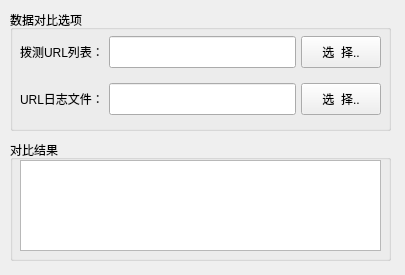
<?xml version="1.0" encoding="UTF-8"?>
<ui version="4.0">
 <class>Form</class>
 <widget class="QWidget" name="Form">
  <property name="geometry">
   <rect>
    <x>0</x>
    <y>0</y>
    <width>405</width>
    <height>275</height>
   </rect>
  </property>
  <property name="font">
   <font>
    <family>Segoe UI</family>
    <pointsize>9</pointsize>
   </font>
  </property>
  <property name="windowTitle">
   <string>数据对比</string>
  </property>
  <property name="locale">
   <locale language="Chinese" country="China"/>
  </property>
  <widget class="QGroupBox" name="groupBox_path">
   <property name="geometry">
    <rect>
     <x>10</x>
     <y>10</y>
     <width>381</width>
     <height>121</height>
    </rect>
   </property>
   <property name="title">
    <string>数据对比选项</string>
   </property>
   <widget class="QWidget" name="layoutWidget">
    <property name="geometry">
     <rect>
      <x>10</x>
      <y>20</y>
      <width>361</width>
      <height>91</height>
     </rect>
    </property>
    <layout class="QGridLayout" name="gridLayout">
     <property name="topMargin">
      <number>6</number>
     </property>
     <property name="bottomMargin">
      <number>6</number>
     </property>
     <property name="horizontalSpacing">
      <number>5</number>
     </property>
     <property name="verticalSpacing">
      <number>15</number>
     </property>
     <item row="0" column="0">
      <widget class="QLabel" name="label">
       <property name="text">
        <string>拨测URL列表：</string>
       </property>
      </widget>
     </item>
     <item row="0" column="1">
      <widget class="QLineEdit" name="lineEdit_urlpath">
       <property name="sizePolicy">
        <sizepolicy hsizetype="Expanding" vsizetype="Preferred">
         <horstretch>0</horstretch>
         <verstretch>0</verstretch>
        </sizepolicy>
       </property>
       <property name="readOnly">
        <bool>true</bool>
       </property>
      </widget>
     </item>
     <item row="0" column="2">
      <widget class="QPushButton" name="btn_chooseurl">
       <property name="sizePolicy">
        <sizepolicy hsizetype="Minimum" vsizetype="Preferred">
         <horstretch>0</horstretch>
         <verstretch>0</verstretch>
        </sizepolicy>
       </property>
       <property name="text">
        <string>选  择..</string>
       </property>
      </widget>
     </item>
     <item row="1" column="0">
      <widget class="QLabel" name="label_2">
       <property name="text">
        <string>URL日志文件：</string>
       </property>
      </widget>
     </item>
     <item row="1" column="1">
      <widget class="QLineEdit" name="lineEdit_logpath">
       <property name="sizePolicy">
        <sizepolicy hsizetype="Expanding" vsizetype="Preferred">
         <horstretch>0</horstretch>
         <verstretch>0</verstretch>
        </sizepolicy>
       </property>
       <property name="readOnly">
        <bool>true</bool>
       </property>
      </widget>
     </item>
     <item row="1" column="2">
      <widget class="QPushButton" name="btn_chooselog">
       <property name="sizePolicy">
        <sizepolicy hsizetype="Minimum" vsizetype="Preferred">
         <horstretch>0</horstretch>
         <verstretch>0</verstretch>
        </sizepolicy>
       </property>
       <property name="text">
        <string>选  择..</string>
       </property>
      </widget>
     </item>
    </layout>
   </widget>
  </widget>
  <widget class="QGroupBox" name="groupBox_result">
   <property name="geometry">
    <rect>
     <x>10</x>
     <y>140</y>
     <width>381</width>
     <height>121</height>
    </rect>
   </property>
   <property name="title">
    <string>对比结果</string>
   </property>
   <widget class="QTextEdit" name="textEdit">
    <property name="geometry">
     <rect>
      <x>10</x>
      <y>20</y>
      <width>361</width>
      <height>91</height>
     </rect>
    </property>
    <property name="lineWrapMode">
     <enum>QTextEdit::NoWrap</enum>
    </property>
   </widget>
  </widget>
 </widget>
 <resources/>
 <connections/>
</ui>
